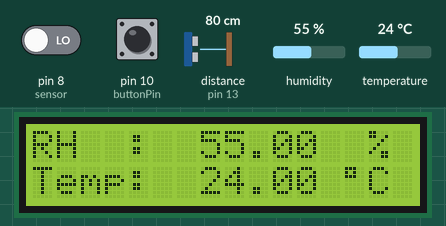
The sketch below on a simulated Arduino Uno, built with avr-gcc and run on an emulated ATmega328P. Parts: 16×2 character LCD. The inputs (shaded band) are chosen by the test bench; at power-on: pin 10 (buttonPin) LOW, distance to the obstacle (sensor on pin 13) 80 cm, pin 8 (sensor) LOW, humidity 55 %, temperature 24 °C. The local clock reads 2024-03-15 10:24:30 at power-on unless the sketch sets it; what the sketch prints to the serial monitor is not drawn.

Above: at 1.3 s.
1.4 s: pin 10 (buttonPin) pulled HIGH for 3.2 s
At 5.6 s:
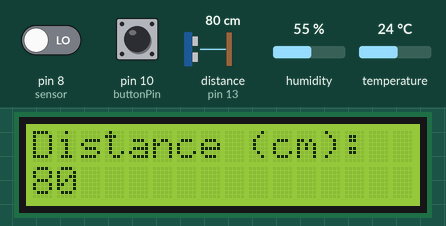
6.1 s: distance to the obstacle (sensor on pin 13) set to 2 cm
At 7.6 s:
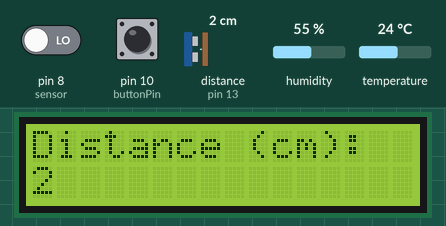
7.9 s: distance to the obstacle (sensor on pin 13) set to 4 cm
At 9.6 s:
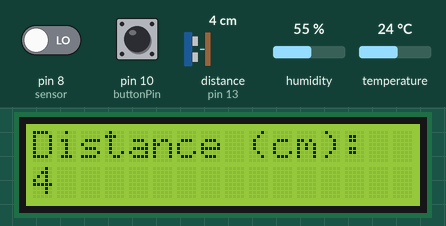
9.9 s: distance to the obstacle (sensor on pin 13) set to 9 cm
At 11.6 s:
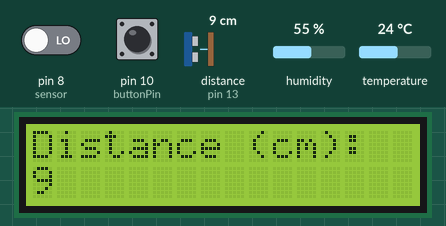
12.0 s: pin 10 (buttonPin) pulled HIGH for 1.3 s
At 13.7 s:
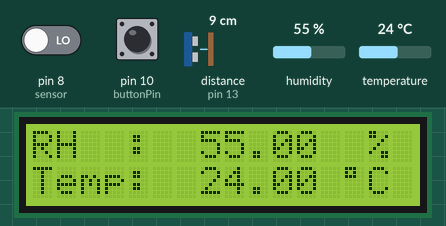
14.8 s: distance to the obstacle (sensor on pin 13) set to 250 cm
Timing chart, 0 to 17.8 s (numbered marks = the images above; inputs shaded):
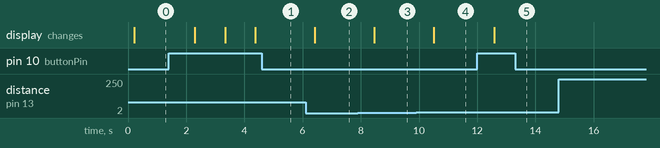

The sketch:

dht11_time_lcd.ino
```cpp
#include <Wire.h>
#include <ThreeWire.h>
#include <RtcDS1302.h>
#include <LiquidCrystal_PCF8574.h>
#include "DHT.h"
#include <Ultrasonic.h>
Ultrasonic ultrasonic(12, 13);
int distance;

ThreeWire myWire(6, 5, 7); // DAT, SCLK, RST
RtcDS1302<ThreeWire> Rtc(myWire);

#define DHTPIN 2
#define DHTTYPE DHT11
LiquidCrystal_PCF8574 lcd(0x27);
DHT dht(DHTPIN, DHTTYPE);

int s=0;

int sensor = 8;  //訊號線
int ledPin = 9;  // LED连接到数字引脚13

int displayMode = 0; // 0表示显示温度和湿度，1表示显示距离
int buttonPin = 10;


void setup ()
{
  Serial.begin(9600);

  Serial.print("compiled: ");
  Serial.print(__DATE__);
  Serial.println(__TIME__);

  Rtc.Begin();

  RtcDateTime compiled = RtcDateTime(__DATE__, __TIME__);
  printDateTime(compiled);
  Serial.println();

  Rtc.SetDateTime(compiled);

  if (!Rtc.IsDateTimeValid())
  {
    Serial.println("RTC lost confidence in the DateTime!");
    Rtc.SetDateTime(compiled);
  }

  if (Rtc.GetIsWriteProtected())
  {
    Serial.println("RTC was write protected, enabling writing now");
    Rtc.SetIsWriteProtected(false);
  }

  if (!Rtc.GetIsRunning())
  {
    Serial.println("RTC was not actively running, starting now");
    Rtc.SetIsRunning(true);
  }

  RtcDateTime now = Rtc.GetDateTime();
  if (now < compiled)
  {
    Serial.println("RTC is older than compile time!  (Updating DateTime)");
    Rtc.SetDateTime(compiled);
  }
  else if (now > compiled)
  {
    Serial.println("RTC is newer than compile time. (this is expected)");
  }
  else if (now == compiled)
  {
    Serial.println("RTC is the same as compile time! (not expected but all is fine)");
  }
  Serial.println("DHTxx test!");
  dht.begin();  //初始化DHT

  lcd.begin(16, 2);
  lcd.setBacklight(255);
  lcd.clear();
  lcd.setCursor(0, 0);
  lcd.print("*~ first line.");
  lcd.setCursor(0, 1);
  lcd.print("~* second line.");

  pinMode(buttonPin, INPUT);

}

void loop (){
  if (digitalRead(buttonPin) == HIGH) {
  // 检测到按钮按下
  // 切换显示模式
    if (displayMode == 0) {
      displayMode = 1; // 切换到显示距离
    }
    else{
      displayMode = 0; // 切换回显示温度和湿度
    }
  }

  /*if(s != 100){
    s++;
  }else{
    tem();
  }*/
  tem();
  sr04();
  sr501();
  Serial.println(displayMode);
}
void sr04(){
  distance = ultrasonic.read(); //不加參數就是輸出CM，可用read(INC)輸出英寸

  //Serial.print("Distance in CM: ");
  //Serial.println(distance);
}

void sr501(){

  int moving = digitalRead(sensor); //读取D9是否有侦测到物体移动
  if (moving == 1) { //如果有物体移动
    //Serial.println("有東西在動！");
    digitalWrite(ledPin, HIGH); // 点亮LED
  } else {
    digitalWrite(ledPin, LOW); // 关闭LED
  }
}

void tem() {
  RtcDateTime now = Rtc.GetDateTime();

  if ((now.Hour() >= 0 && now.Hour() < 8)) {
    lcd.setBacklight(0);
  } else {
    lcd.setBacklight(255);
  }

  if (!now.IsValid()) {
    Serial.println("RTC lost confidence in the DateTime!");
  }

  if (displayMode == 0) {
    float h = dht.readHumidity();
    float t = dht.readTemperature();

    lcd.clear();
    lcd.setCursor(0, 0);
    lcd.print("RH  :");
    lcd.setCursor(7, 0);
    lcd.print(h);
    lcd.setCursor(14, 0);
    lcd.print("%");

    lcd.setCursor(0, 1);
    lcd.print("Temp:");
    lcd.setCursor(7, 1);
    lcd.print(t);
    lcd.setCursor(13, 1);
    lcd.print((char)223);
    lcd.setCursor(14, 1);
    lcd.print("C");
  } else if (displayMode == 1) {
    // 根据距离显示内容
    lcd.clear();
    lcd.setCursor(0, 0);
    lcd.print("Distance (cm):");
    lcd.setCursor(0, 1);
    lcd.print(distance);
  }

  delay(1000);
}

#define countof(a) (sizeof(a) / sizeof(a[0]))

void printDateTime(const RtcDateTime& dt)
{
  char datestring[20];

  snprintf_P(datestring,
             countof(datestring),
             PSTR("%02u/%02u/%04u %02u:%02u:%02u"),
             dt.Month(),
             dt.Day(),
             dt.Year(),
             dt.Hour(),
             dt.Minute(),
             dt.Second() );
  Serial.print(datestring);
}
```

Measured:
- after the input at 1.4 s, the display: changes after 0.89 s (image 1)
- after the input at 6.1 s, the display: changes after 0.32 s (image 2)
- after the input at 7.9 s, the display: changes after 0.57 s (image 3)
- after the input at 9.9 s, the display: changes after 0.61 s (image 4)
- after the input at 12.0 s, the display: changes after 0.59 s (image 5)
- after the input at 14.8 s, every drawn part: stays the same
